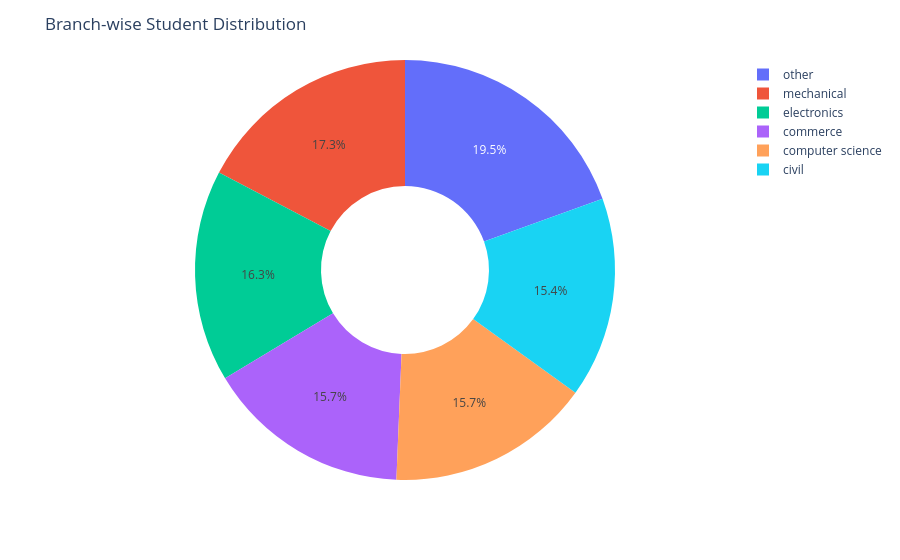

The notebook cell saved with this chart:
### Code cell
fig = px.pie(
    branch_count,
    names="branch",
    values="student_count",
    hole=0.4
)

fig.update_layout(
    title="Branch-wise Student Distribution"
)

fig.show()

### Figure 1 — Plotly figure (JSON) as saved in the notebook; plotly's stock layout.template omitted (floating-point values rounded to 4 significant figures)
{"data": [{"domain": {"x": [0, 1], "y": [0, 1]}, "hole": 0.4, "hovertemplate": "branch=%{label}<br>student_count=%{value}<extra></extra>", "labels": ["other", "mechanical", "electronics", "commerce", "computer science", "civil"], "legendgroup": "", "name": "", "showlegend": true, "type": "pie", "values": [269, 239, 225, 217, 217, 213]}], "layout": {"legend": {"tracegroupgap": 0}, "margin": {"t": 60}, "title": {"text": "Branch-wise Student Distribution"}}}
